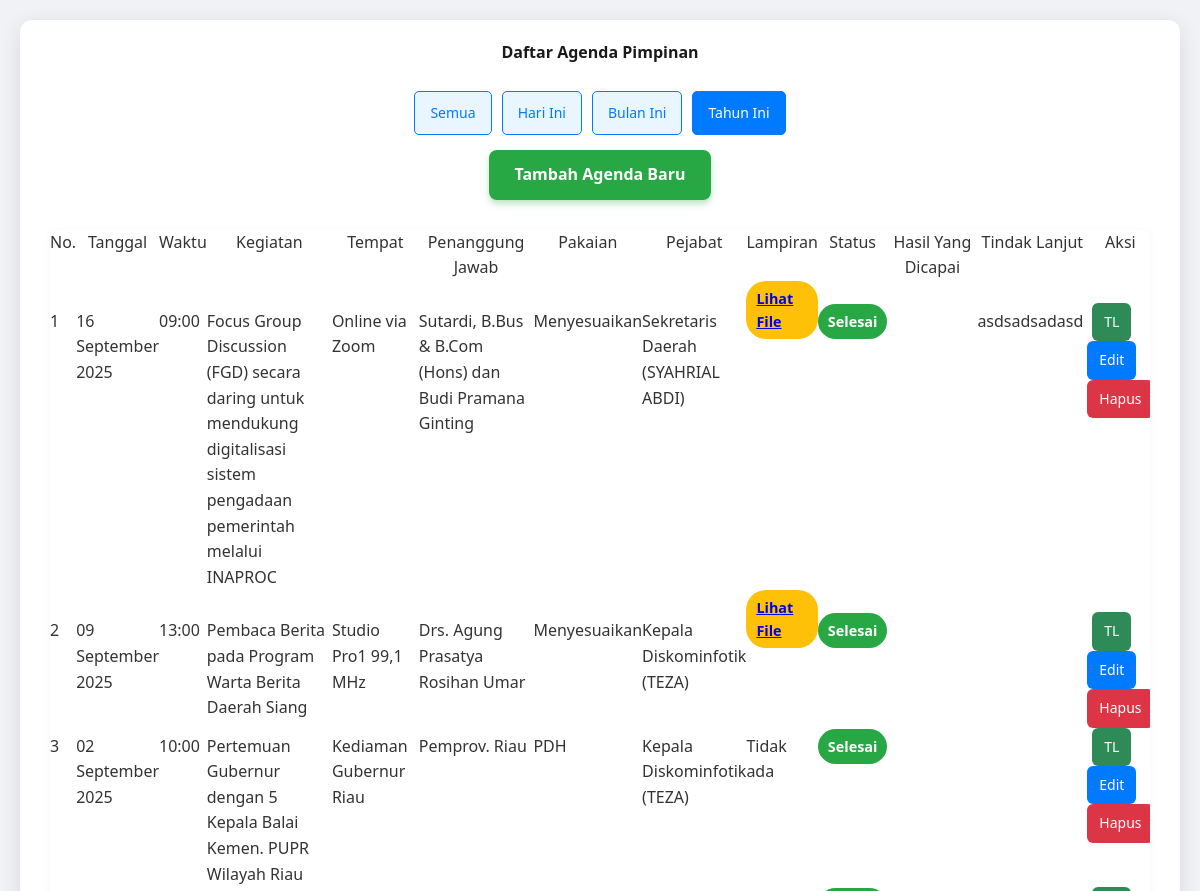
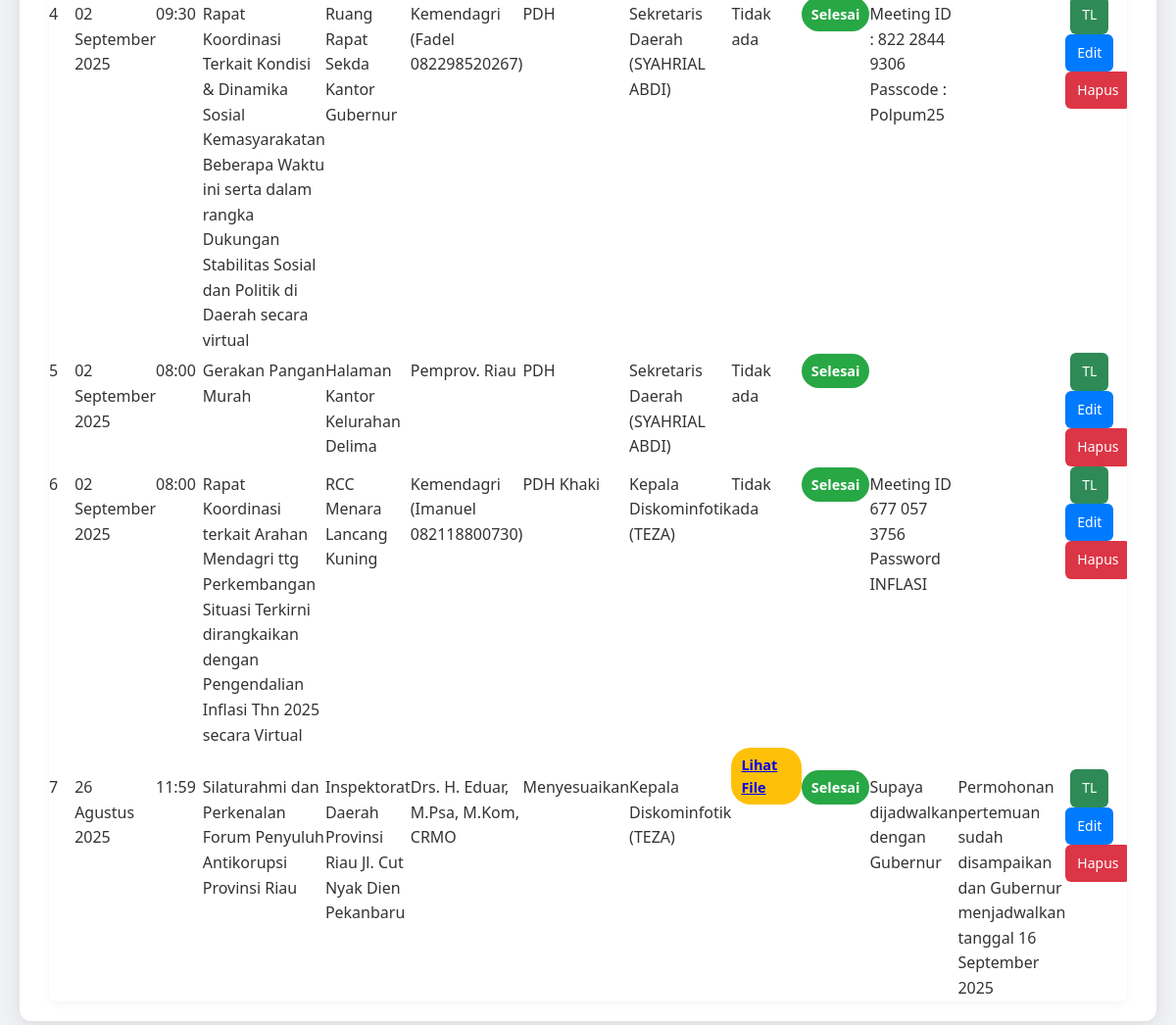
/index.php?filter=tahun_ini, run on the app's committed database (2 pictures, top to bottom).
### tables this page shows
CREATE TABLE `tb_agenda` (
  `id_agenda` int(11) NOT NULL,
  `tgl_agenda` date NOT NULL,
  `waktu` time NOT NULL,
  `nama_kegiatan` varchar(3065) NOT NULL,
  `tempat_kegiatan` varchar(3065) NOT NULL,
  `penanggungjawab_kegiatan` varchar(3065) NOT NULL,
  `pakaian_kegiatan` varchar(3065) NOT NULL,
  `pejabat` varchar(3065) NOT NULL,
  `lampiran` text DEFAULT NULL,
  `id_status` int(11) NOT NULL,
  `hasil_agenda` text DEFAULT NULL
);

CREATE TABLE `tb_pejabat` (
  `id` int(11) NOT NULL,
  `kode_pejabat` varchar(10) NOT NULL,
  `nama_jabatan` varchar(1024) NOT NULL,
  `nama_pejabat` varchar(1024) NOT NULL
);

CREATE TABLE `tb_status` (
  `id_status` int(11) NOT NULL,
  `nama_status` varchar(255) NOT NULL,
  `akronim` varchar(255) NOT NULL
);

CREATE TABLE `tb_tindaklanjut` (
  `id_tindaklanjut` int(11) NOT NULL,
  `tgl_tindaklanjut` datetime NOT NULL,
  `isi_tindaklanjut` text NOT NULL,
  `penindaklanjut` varchar(255) NOT NULL,
  `lampiran` text DEFAULT NULL,
  `id_agenda` int(11) NOT NULL
);

### index.php (the view, shortened to what this page needs)
<?php
include 'koneksi.php';
$nama_bulan = [
    "Januari",
    "Februari",
    "Maret",
    "April",
    "Mei",
    "Juni",
    "Juli",
    "Agustus",
    "September",
    "Oktober",
    "November",
    "Desember"
];
$where_clause = "";
$filter = $_GET['filter'] ?? 'semua';
if ($filter == 'hari_ini') {
    $where_clause = "WHERE a.tgl_agenda = CURDATE()";
} elseif ($filter == 'bulan_ini') {
    $where_clause = "WHERE MONTH(a.tgl_agenda) = MONTH(CURDATE()) AND YEAR(a.tgl_agenda) = YEAR(CURDATE())";
} elseif ($filter == 'tahun_ini') {
    $where_clause = "WHERE YEAR(a.tgl_agenda) = YEAR(CURDATE())";
}
$sql = "SELECT
            a.*,
            b.nama_status,
            c.isi_tindaklanjut,
            d.*
        FROM
            tb_agenda AS a
        LEFT JOIN
            tb_status AS b ON a.id_status = b.id_status
        LEFT JOIN
            tb_tindaklanjut AS c ON a.id_agenda = c.id_agenda
        LEFT JOIN
            tb_pejabat AS d ON a.pejabat = d.id
        $where_clause
        ORDER BY
            a.tgl_agenda DESC,
            a.waktu DESC";
$result = $koneksi->query($sql);
?>
<!DOCTYPE html>
<html lang="id">
<head>
    <link rel="stylesheet" href="style.css">
    <link rel="stylesheet" href="https://cdn.datatables.net/2.0.8/css/dataTables.dataTables.min.css">
    <link rel="stylesheet" href="https://cdn.datatables.net/responsive/3.0.0/css/responsive.dataTables.min.css">
</head>
<body>
    <div class="container">
        <h2>Daftar Agenda Pimpinan</h2>
        <div class="action-and-filter-container">
            <div class="filter-buttons">
                <a href="index.php?filter=semua" class="button-filter <?php echo ($filter === 'semua') ? 'active' : ''; ?>">Semua</a>
                <a href="index.php?filter=hari_ini" class="button-filter <?php echo ($filter === 'hari_ini') ? 'active' : ''; ?>">Hari Ini</a>
                <a href="index.php?filter=bulan_ini" class="button-filter <?php echo ($filter === 'bulan_ini') ? 'active' : ''; ?>">Bulan Ini</a>
                <a href="index.php?filter=tahun_ini" class="button-filter <?php echo ($filter === 'tahun_ini') ? 'active' : ''; ?>">Tahun Ini</a>
            </div>
            <a href="tambah.php" class="button-tambah">Tambah Agenda Baru</a>
        </div>
        <div class="table-responsive">
            <table id="agendaTable" class="display responsive" style="width:100%">
                <thead>
                    <tr>
                        <th>No.</th>
                        <th>Tanggal</th>
                        <th>Waktu</th>
                        <th>Kegiatan</th>
                        <th>Tempat</th>
                        <th>Penanggung Jawab</th>
                        <th>Pakaian</th>
                        <th>Pejabat</th>
                        <th>Lampiran</th>
                        <th>Status</th>
                        <th>Hasil Yang Dicapai</th>
                        <th>Tindak Lanjut</th>
                        <th>Aksi</th>
                    </tr>
                </thead>
                <tbody>
                    <?php
                    if ($result && $result->num_rows > 0) {
                        $no = 1;
                        while ($row = $result->fetch_assoc()) {
                            $hasil_dicapai = isset($row['hasil_agenda']) ? $row['hasil_agenda'] : $row['hasil_agenda'];
                            $tanggal_agenda = strtotime($row['tgl_agenda']);
                            $format_tanggal = date('d', $tanggal_agenda) . " " . $nama_bulan[date('n', $tanggal_agenda) - 1] . " " . date('Y', $tanggal_agenda);
                    ?>
                            <tr>
                                <td><?php echo $no++; ?></td>
                                <td><?php echo htmlspecialchars($format_tanggal); ?></td>
                                <td><?php echo htmlspecialchars(date('H:i', strtotime($row['waktu']))); ?></td>
                                <td><?php echo htmlspecialchars($row['nama_kegiatan']); ?></td>
                                <td><?php echo htmlspecialchars($row['tempat_kegiatan']); ?></td>
                                <td><?php echo htmlspecialchars($row['penanggungjawab_kegiatan']); ?></td>
                                <td><?php echo htmlspecialchars($row['pakaian_kegiatan']); ?></td>
                                <td><?php echo htmlspecialchars($row['nama_jabatan'] . ' (' . $row['nama_pejabat'] . ')'); ?></td>
                                <td>
                                    <?php if (!empty($row['lampiran'])): ?>
                                        <span class="status-badge status-belum-mulai">
                                            <a href="uploads/<?php echo htmlspecialchars($row['lampiran']); ?>" target="_blank">Lihat File</a>
                                        </span>
                                    <?php else: ?>
                                        Tidak ada
                                    <?php endif; ?>
                                </td>
                                <td>
                                    <span class="status-badge status-<?php echo strtolower(str_replace(' ', '-', $row['nama_status'])); ?>">
                                        <?php echo htmlspecialchars($row['nama_status']); ?>
                                    </span>
                                </td>
                                <td><?php echo htmlspecialchars($hasil_dicapai); ?></td>
                                <td><?php echo htmlspecialchars($row['isi_tindaklanjut']); ?></td>
                                <td>
                                    <a href="tindaklanjut.php?id=<?php echo htmlspecialchars($row['id_agenda']); ?>" class="button-aksi tindaklanjut">TL</a>
                                    <a href="edit.php?id=<?php echo htmlspecialchars($row['id_agenda']); ?>" class="button-aksi edit">Edit</a>
                                    <a href="hapus.php?id=<?php echo htmlspecialchars($row['id_agenda']); ?>" class="button-aksi hapus" onclick="return confirm('Yakin ingin menghapus data ini?')">Hapus</a>
                                </td>
                            </tr>
                    <?php
                        }
                    } else {
                        echo "<tr colspan='13' style='text-align: center;'>Tidak ada data agenda yang ditemukan.</tr>";
                    }
                    ?>
                </tbody>
            </table>
        </div>
    </div>
</body>
</html>

### style.css (style rules this page uses)
html, body, div, span, applet, object, iframe, h1, h2, h3, h4, h5, h6, p, blockquote, pre, a, abbr, acronym, address, big, cite, code, del, dfn, em, img, ins, kbd, q, s, samp, small, strike, strong, sub, sup, tt, var, b, u, i, center, dl, dt, dd, ol, ul, li, fieldset, form, label, legend, table, caption, tbody, tfoot, thead, tr, th, td, article, aside, canvas, details, embed, figure, figcaption, footer, header, hgroup, menu, nav, output, ruby, section, summary, time, mark, audio, video { margin: 0; padding: 0; border: 0; font-size: 100%; font: inherit; vertical-align: baseline; }
body { line-height: 1; }
table { border-collapse: collapse; border-spacing: 0; }
body { font-family: 'Segoe UI', Arial, sans-serif; background-color: #f0f2f5; margin: 0; padding: 20px; color: #333; line-height: 1.6; }
.container { max-width: 1800px; margin: auto; background-color: #fff; padding: 20px 30px; border-radius: 12px; box-shadow: 0 4px 20px rgba(0, 0, 0, 0.1); }
h2 { text-align: center; color: #1a1a1a; font-weight: 600; margin-bottom: 25px; }
.action-and-filter-container { display: flex; flex-direction: column; align-items: center; gap: 15px; margin-bottom: 30px; }
.filter-buttons { display: flex; justify-content: center; gap: 10px; flex-wrap: wrap; }
.button-tambah { display: inline-block; background-color: #28a745; color: white; padding: 12px 25px; text-decoration: none; border-radius: 8px; transition: background-color 0.3s ease, transform 0.2s ease; font-weight: 600; font-size: 1em; box-shadow: 0 4px 6px rgba(40, 167, 69, 0.3); border: none; cursor: pointer; }
.button-filter { display: inline-block; padding: 10px 15px; text-decoration: none; color: #007bff; background-color: #e9f5ff; border: 1px solid #007bff; border-radius: 5px; transition: all 0.3s ease; font-size: 14px; font-weight: 500; }
.button-filter:hover, .button-filter.active { background-color: #007bff; color: white; }
.table-responsive { display: block; width: 100%; overflow-x: auto; -webkit-overflow-scrolling: touch; border-radius: 8px; box-shadow: 0 2px 10px rgba(0, 0, 0, 0.05); }
.status-badge { display: inline-block; padding: 6px 10px; border-radius: 20px; font-weight: bold; color: white; font-size: 0.9em; }
.status-belum-mulai { background-color: #ffc107; }
.status-selesai { background-color: #28a745; }
.button-aksi { padding: 8px 12px; text-decoration: none; border-radius: 6px; color: white; font-size: 14px; transition: background-color 0.3s ease; display: inline-block; }
.button-aksi.edit { background-color: #007bff; margin-right: 5px; }
.button-aksi.hapus { background-color: #dc3545; }
.button-aksi.tindaklanjut { background-color: #2e8b57; margin-left: 5px; }

### data on the page
tb_agenda: tgl_agenda "16 September 2025", waktu "09:00", nama_kegiatan "Focus Group Discussion (FGD) secara daring untuk mendukung digitalisasi sistem pengadaan pemerintah melalui INAPROC", tempat_kegiatan "Online via Zoom", penanggungjawab_kegiatan "Sutardi, B.Bus & B.Com (Hons) dan Budi Pramana Ginting", pakaian_kegiatan "Menyesuaikan", tb_pejabat.nama_jabatan+nama_pejabat "Sekretaris Daerah (SYAHRIAL ABDI)", id_status.nama_status "Selesai", tb_tindaklanjut.isi_tindaklanjut "asdsadsadasd"
tb_agenda: tgl_agenda "09 September 2025", waktu "13:00", nama_kegiatan "Pembaca Berita pada Program Warta Berita Daerah Siang", tempat_kegiatan "Studio Pro1 99,1 MHz", penanggungjawab_kegiatan "Drs. Agung Prasatya Rosihan Umar", pakaian_kegiatan "Menyesuaikan", tb_pejabat.nama_jabatan+nama_pejabat "Kepala Diskominfotik (TEZA)", id_status.nama_status "Selesai"
tb_agenda: tgl_agenda "02 September 2025", waktu "10:00", nama_kegiatan "Pertemuan Gubernur dengan 5 Kepala Balai Kemen. PUPR Wilayah Riau", tempat_kegiatan "Kediaman Gubernur Riau", penanggungjawab_kegiatan "Pemprov. Riau", pakaian_kegiatan "PDH", tb_pejabat.nama_jabatan+nama_pejabat "Kepala Diskominfotik (TEZA)", lampiran "Tidak ada", id_status.nama_status "Selesai"
tb_agenda: tgl_agenda "02 September 2025", waktu "09:30", nama_kegiatan "Rapat Koordinasi Terkait Kondisi & Dinamika Sosial Kemasyarakatan Beberapa Waktu ini serta dalam rangka Dukungan Stabilitas Sosial dan Politik di Daerah secara virtual", tempat_kegiatan "Ruang Rapat Sekda Kantor Gubernur", penanggungjawab_kegiatan "Kemendagri (Fadel 082298520267)", pakaian_kegiatan "PDH", tb_pejabat.nama_jabatan+nama_pejabat "Sekretaris Daerah (SYAHRIAL ABDI)", lampiran "Tidak ada", id_status.nama_status "Selesai", hasil_agenda "Meeting ID : 822 2844 9306 Passcode : Polpum25"
tb_agenda: tgl_agenda "02 September 2025", waktu "08:00", nama_kegiatan "Gerakan Pangan Murah", tempat_kegiatan "Halaman Kantor Kelurahan Delima", penanggungjawab_kegiatan "Pemprov. Riau", pakaian_kegiatan "PDH", tb_pejabat.nama_jabatan+nama_pejabat "Sekretaris Daerah (SYAHRIAL ABDI)", lampiran "Tidak ada", id_status.nama_status "Selesai"
tb_agenda: tgl_agenda "02 September 2025", waktu "08:00", nama_kegiatan "Rapat Koordinasi terkait Arahan Mendagri ttg Perkembangan Situasi Terkirni dirangkaikan dengan Pengendalian Inflasi Thn 2025 secara Virtual", tempat_kegiatan "RCC Menara Lancang Kuning", penanggungjawab_kegiatan "Kemendagri (Imanuel 082118800730)", pakaian_kegiatan "PDH Khaki", tb_pejabat.nama_jabatan+nama_pejabat "Kepala Diskominfotik (TEZA)", lampiran "Tidak ada", id_status.nama_status "Selesai", hasil_agenda "Meeting ID 677 057 3756 Password INFLASI"
tb_agenda: tgl_agenda "26 Agustus 2025", waktu "11:59", nama_kegiatan "Silaturahmi dan Perkenalan Forum Penyuluh Antikorupsi Provinsi Riau", tempat_kegiatan "Inspektorat Daerah Provinsi Riau Jl. Cut Nyak Dien Pekanbaru", penanggungjawab_kegiatan "Drs. H. Eduar, M.Psa, M.Kom, CRMO", pakaian_kegiatan "Menyesuaikan", tb_pejabat.nama_jabatan+nama_pejabat "Kepala Diskominfotik (TEZA)", id_status.nama_status "Selesai", hasil_agenda "Supaya dijadwalkan dengan Gubernur", tb_tindaklanjut.isi_tindaklanjut "Permohonan pertemuan sudah disampaikan dan Gubernur menjadwalkan tanggal 16 September 2025"
